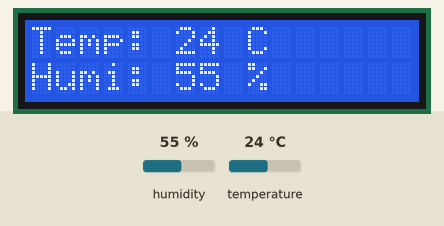
Simulated run of this sketch. Board: Arduino Uno, built with avr-gcc and run on an emulated ATmega328P. On the bench: 16×2 character LCD. Wiring (inferred from the names in the program): DHT11 sensor: data pin 15. Inputs (shaded band) come from the test bench; at power-on: humidity 55 %, temperature 24 °C.

Above: at 1.2 s.
1.3 s: humidity set to 22 %
At 2.6 s:
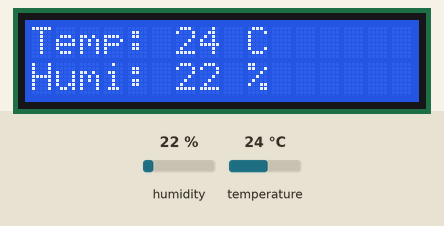
4.0 s: temperature set to 12 °C
At 4.6 s:
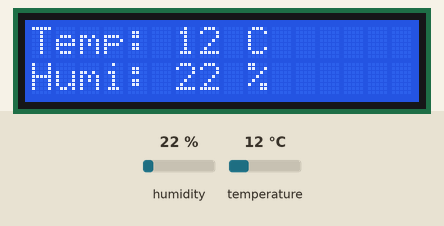
6.7 s: humidity set to 40 %
At 8.6 s:
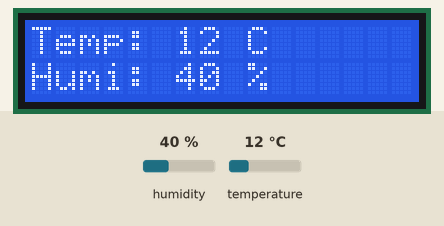
9.8 s: temperature set to 19 °C
At 10.6 s:
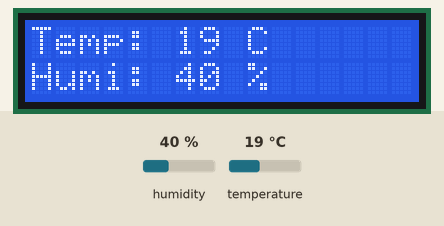
Timing chart, 0 to 12.8 s (numbered marks = the images above; inputs shaded):
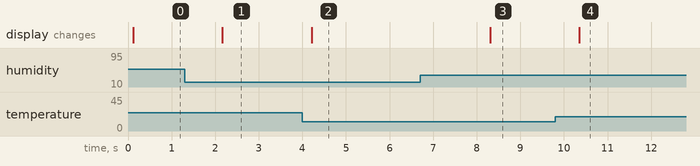

The sketch:

hydro-termo-graph.ino
```cpp
#include "./dht/dht.cpp"
#include <LiquidCrystal_I2C.h>

LiquidCrystal_I2C lcd(0x27, 16, 2); // initialize the LCD
#define DHT11_PIN 15                // the number of the DHT11 sensor pin

dht DHT;

void setup()
{
    if (!i2CAddrTest(0x27))
    {
        lcd = LiquidCrystal_I2C(0x3F, 16, 2);
    }
    lcd.init();      // LCD driver initialization
    lcd.backlight(); // Open the backlight

    lcd.setCursor(0, 0);
    lcd.print("Hello World");
}

void loop()
{
    // lcd.print("DHT11 Data error");
    int chk = DHT.read11(DHT11_PIN); // read DHT11 data and save it
    if (chk == DHTLIB_OK)
    {
        Serial.println("humidity: " + String(DHT.humidity) + "%, temperature: " +
                       String(DHT.temperature) + "C");
        lcd.clear();
        Serial.println("test 1");

        lcd.setCursor(0, 0); // set the cursor to column 0, line 0
        lcd.print("Temp: "); // display the Humidity on the LCD1602
        Serial.println("test2");

        lcd.print(int(DHT.temperature));
        lcd.print(" C");
        lcd.setCursor(0, 1); // set the cursor to column 0, line 1
        lcd.print("Humi: "); // display the Humidity on the LCD1602
        lcd.print(int(DHT.humidity));
        lcd.print(" %");

        Serial.println("test3");
    }
    else
    {
        Serial.println("DHT11 Reading data error!");
        lcd.clear();
        lcd.setCursor(0, 0); // set the cursor to column 0, line 0
        lcd.print("DHT11 Data error");
    }
    delay(2000);
}

bool i2CAddrTest(uint8_t addr)
{
    Wire.begin();
    Wire.beginTransmission(addr);
    if (Wire.endTransmission() == 0)
    {
        return true;
    }
    return false;
}
```

dht.h
```cpp
//
//    FILE: dht.h
//  AUTHOR: Rob Tillaart
// VERSION: 0.1.13
// PURPOSE: DHT Temperature & Humidity Sensor library for Arduino
//     URL: http://arduino.cc/playground/Main/DHTLib
//
// HISTORY:
// see dht.cpp file
//

#ifndef dht_h
#define dht_h

#if ARDUINO < 100
#include <WProgram.h>
#else
#include <Arduino.h>
#endif

#define DHT_LIB_VERSION "0.1.13"

#define DHTLIB_OK                0
#define DHTLIB_ERROR_CHECKSUM   -1
#define DHTLIB_ERROR_TIMEOUT    -2
#define DHTLIB_INVALID_VALUE    -999

#define DHTLIB_DHT11_WAKEUP     18
#define DHTLIB_DHT_WAKEUP       1

#if defined(ARDUINO_ARCH_MBED)//改动处开始
#define DHTLIB_TIMEOUT (133 * 1000000 / 40000)
#else
#define DHTLIB_TIMEOUT (F_CPU/40000)
#endif//改动处结束

class dht
{
public:
    // return values:
    // DHTLIB_OK
    // DHTLIB_ERROR_CHECKSUM
    // DHTLIB_ERROR_TIMEOUT
    int read11(uint8_t pin);
    int read(uint8_t pin);

    inline int read21(uint8_t pin) { return read(pin); };
    inline int read22(uint8_t pin) { return read(pin); };
    inline int read33(uint8_t pin) { return read(pin); };
    inline int read44(uint8_t pin) { return read(pin); };

    double humidity;
    double temperature;

private:
    uint8_t bits[5];  // buffer to receive data
    int _readSensor(uint8_t pin, uint8_t wakeupDelay);
};
#endif
//
// END OF FILE
//
```

Measured:
- after the input at 1.3 s, the display: changes after 0.87 s (image 1)
- after the input at 4.0 s, the display: changes after 0.21 s (image 2)
- after the input at 6.7 s, the display: changes after 1.6 s (image 3)
- after the input at 9.8 s, the display: changes after 0.55 s (image 4)
